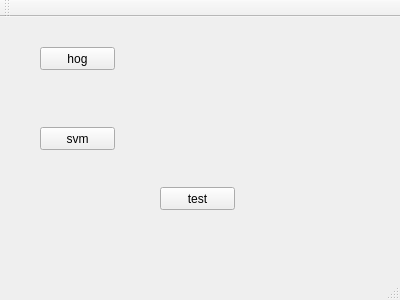
<?xml version="1.0" encoding="UTF-8"?>
<ui version="4.0">
 <class>MainWindow</class>
 <widget class="QMainWindow" name="MainWindow">
  <property name="geometry">
   <rect>
    <x>0</x>
    <y>0</y>
    <width>400</width>
    <height>300</height>
   </rect>
  </property>
  <property name="windowTitle">
   <string>MainWindow</string>
  </property>
  <widget class="QWidget" name="centralWidget">
   <widget class="QPushButton" name="pushButton">
    <property name="geometry">
     <rect>
      <x>40</x>
      <y>30</y>
      <width>75</width>
      <height>23</height>
     </rect>
    </property>
    <property name="text">
     <string>hog</string>
    </property>
   </widget>
   <widget class="QPushButton" name="pushButton_2">
    <property name="geometry">
     <rect>
      <x>40</x>
      <y>110</y>
      <width>75</width>
      <height>23</height>
     </rect>
    </property>
    <property name="text">
     <string>svm</string>
    </property>
   </widget>
   <widget class="QPushButton" name="pushButton_3">
    <property name="geometry">
     <rect>
      <x>160</x>
      <y>170</y>
      <width>75</width>
      <height>23</height>
     </rect>
    </property>
    <property name="text">
     <string>test</string>
    </property>
   </widget>
  </widget>
  <widget class="QMenuBar" name="menuBar">
   <property name="geometry">
    <rect>
     <x>0</x>
     <y>0</y>
     <width>400</width>
     <height>21</height>
    </rect>
   </property>
  </widget>
  <widget class="QToolBar" name="mainToolBar">
   <attribute name="toolBarArea">
    <enum>TopToolBarArea</enum>
   </attribute>
   <attribute name="toolBarBreak">
    <bool>false</bool>
   </attribute>
  </widget>
  <widget class="QStatusBar" name="statusBar"/>
 </widget>
 <layoutdefault spacing="6" margin="11"/>
 <resources/>
 <connections/>
</ui>
